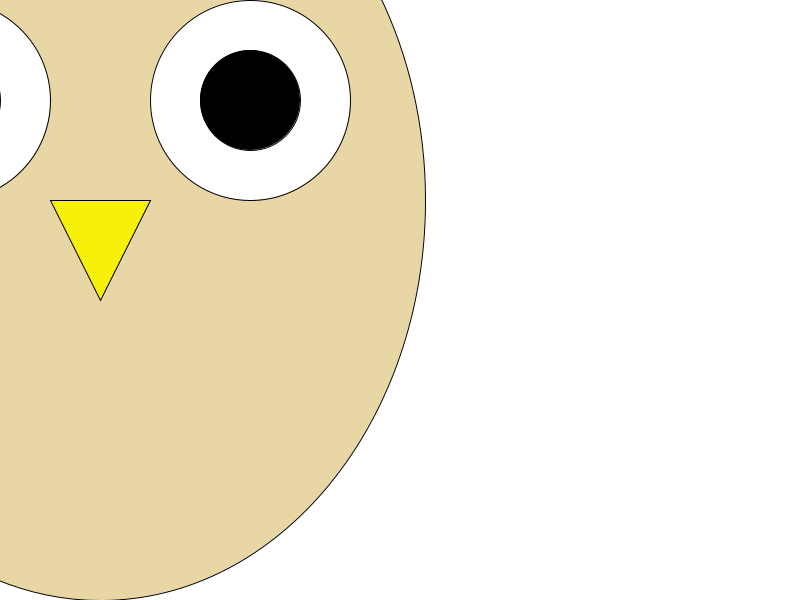
Frame 1 (no input)
Frame 60 (the mouse pressed at the canvas centre just before this capture): identical to frame 1, image omitted
Frame 120 (the mouse held since frame 60 and released just before this capture): identical to frame 1, image omitted

The Processing sketch that drew this single still picture (run headless with seeded random() and noise(); from frame 60 on, the mouse is pressed at the canvas centre):

// Processing sketch: FinalExam
// ── FinalExam.pde
// Sierra Orzech
// Final Project Eagle

// Instances of Eagle
Eagle myEagle = new Eagle(100, 200);


// Setup Function
void setup() {
  size(800, 600);
  background(255, 255, 255);
  
 myEagle.setColor(232, 214, 164);
 myEagle.wid = 10;
 myEagle.hei = 10;
  
} // End Setup

void draw() {
  background(255, 255, 255);
  
 myEagle.drawEagle();
  
  
} // End draw

// ── Actor.pde
// Defines the Actor Class

class Actor {
  // Fields
  float x;
  float y;
  int fillRed = 0;
  int fillGreen = 0;
  int fillBlue = 0;
  int penRed = 0;
  int penGreen = 0;
  int penBlue = 0;
  int size = 50;
  int wid = 50;
  int hei = 50;
  int dx = 0;
  int dy = 0;
  
  // Constructor
  public Actor(int xPos, int yPos) {
    x = xPos;
    y = yPos;
  }
  
  public Actor() {
  }
  
  
  void setColor(int r, int g, int b) {
    fillRed = r;
    fillGreen = g;
    fillBlue = b;
  }
  
  void setPenColor(int r, int g, int b) {
    penRed = r;
    penGreen = g;
    penBlue = b;
  }
  
  // Move Function
  void move() {
    x = x + dx;
    y = y + dy;
  }
  
  void goTo(int xPos, int yPos) {
    x = xPos;
    y = yPos;
  }
  
  // Bounce off Edge
  void bounceEdge() {
    if (x > width || x < 0)  {
      dx = dx * -1;
    }
    if (y > height || y < 0) {
      dy = dy * -1;
    }
  } // end bounce edge
  
  void drawRect() {
   stroke(penRed, penGreen, penBlue); 
   fill(fillRed, fillGreen, fillBlue);
   rect(x, y, wid, hei);
  }
  
  // drawEllipse and drawTriangle
 void drawEllipse() {
   stroke(penRed, penGreen, penBlue);
   fill(fillRed, fillGreen, fillBlue);
   ellipse(x, y, wid, hei);
 } 
  
 
} // end the class

// ── Eagle.pde
// Eagle class will extend Actor

class Eagle extends Actor {  
  public Eagle(int xPos, int yPos) {
    super(xPos, yPos);
  } // End public Eagle

// drawEagle Function
void drawEagle () {
  int s = size; 
  int r = fillRed;
  int g = fillGreen;
  int b = fillBlue;
  // Body of Eagle
  fill(r, g, b);
  ellipse(x, y, 13*s, 16*s);
 
 // Beak
fill(247, 240, 10);  
triangle(x, y+2*s, x-1*s, y, x+1*s, y);

// Left Eye
fill(255, 255, 255);
ellipse(x+3*s, y-2*s, 4*s, 4*s);

// Right Eye
fill(255, 255, 255);
ellipse(x-3*s, y-2*s, 4*s, 4*s);

// Left Pupil
fill(0, 0, 0);
ellipse(x+3*s, y-2*s, 2*s, 2*s);

//Right Pupil
fill(0, 0, 0);
ellipse(x-3*s, y-2*s, 2*s, 2*s);

// Right Wing
  
  
} // End drawEagle Function
} // End Eagle Actor 
